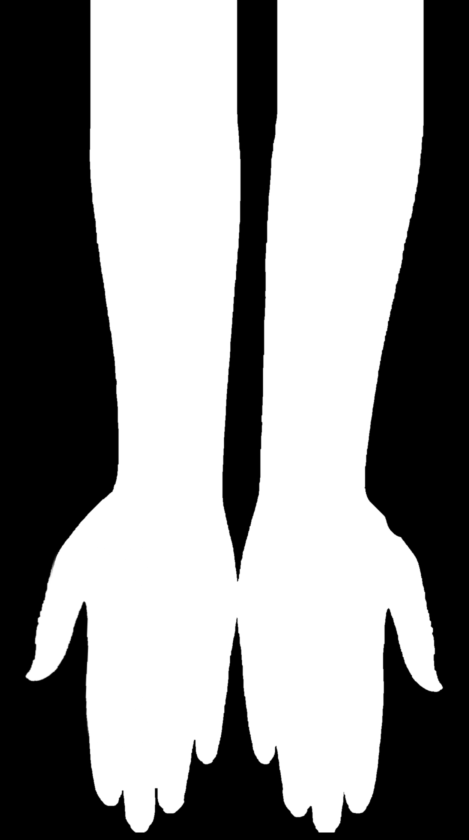
#> input picture assets/tryon-source/mask.png, 938 x 1680 px, given in place of back-trail_stain.png, which was not available (shown at 1/2 size)
$ python bare_back.py
#> lines starting #> are read from the running program, lines starting #| are printed output that depends on the picture; after the words box and inside, x2 and y2 are one past the last pixel; in counts of white or black regions, pixels touching at a corner belong together
# Bare back-of-hand texture for the 3D model, made from a finished back view by painting the henna out (no Codex).
#   python scripts/model3d/bare_back.py [source_key]
import pathlib, sys
import cv2
import numpy as np
ROOT = pathlib.Path(__file__).resolve().parents[2]
src = sys.argv[1] if len(sys.argv) > 1 else "trail_stain"
img = cv2.imread(str(ROOT / f"scripts/out/model3d/back-{src}.png"))
#> img is the input picture: shape (1680, 938, 3); min 0, max 255, mean 145.4
hsv = cv2.cvtColor(img, cv2.COLOR_BGR2HSV).astype(np.float32)
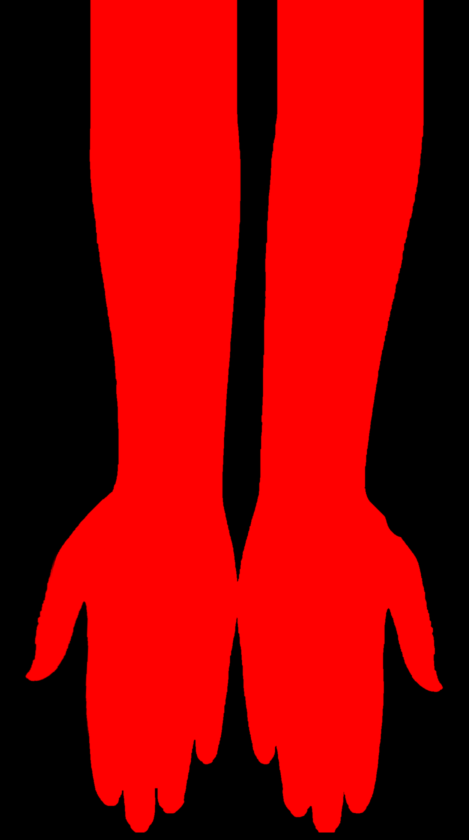
#> hsv: shape (1680, 938, 3) float32 (shown at 1/2 size); mean B, G, R 0, 0, 145.9
lab = cv2.cvtColor(img, cv2.COLOR_BGR2LAB).astype(np.float32)
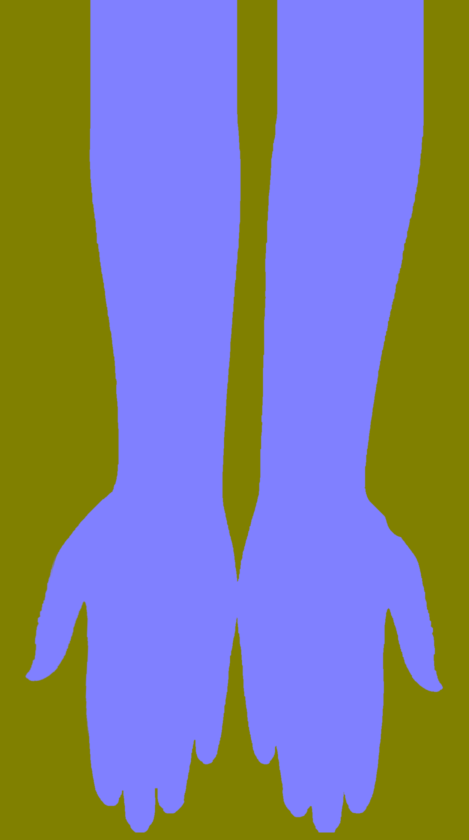
#> lab: shape (1680, 938, 3) float32 (shown at 1/2 size); mean B, G, R 146, 128, 128
# skin: light, moderately saturated; henna: darker and/or much more saturated red-brown. Nails (pink, light) stay.
L, Sat = lab[..., 0], hsv[..., 1]
#> Sat: shape (1680, 938) float32; every value is 0
mask = cv2.flip(cv2.imread(str(ROOT / "assets/tryon-source/mask.png"), 0), 1) > 127
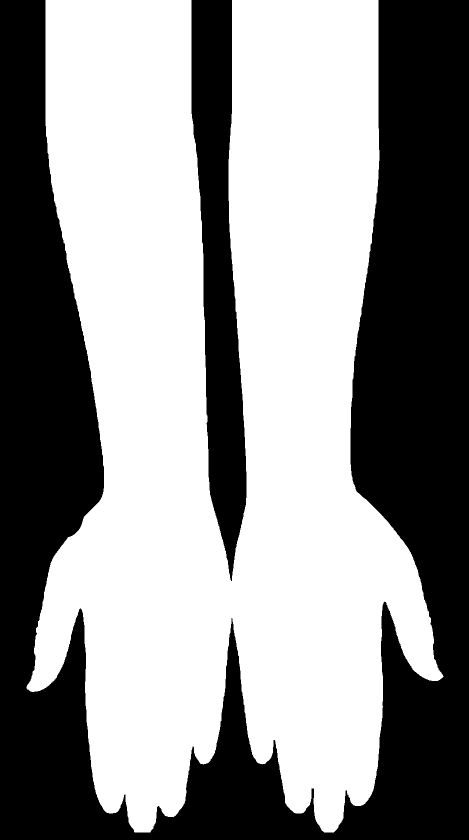
#> mask: shape (1680, 938) bool (shown at 1/2 size); 57% white; 2 black regions, box (x1, y1, x2, y2) and area: (0, 0, 938, 1680) 602757, (383, 0, 493, 1162) 74766
inner = cv2.erode(mask.astype(np.uint8), np.ones((15, 15), np.uint8)) > 0
#> inner: shape (1680, 938) bool; 52.9% white; 2 black regions, box (x1, y1, x2, y2) and area: (0, 0, 938, 1680) 649273, (376, 0, 500, 1169) 92230
skinL = np.median(L[inner & (Sat < 175)])
#> skinL = 255
# henna: clearly darker than skin or strongly saturated red-brown; pale pink nails are kept
henna = mask & ((L < skinL - 14) | (Sat > 168))
#> henna: shape (1680, 938) bool; 8.8% white; 52 white regions (32 under 20 px), largest, box (x1, y1, x2, y2) and area: (91, 0, 238, 1042) 66751, (468, 0, 556, 1164) 61954, (160, 1202, 248, 1627) 2491
henna = cv2.dilate(henna.astype(np.uint8), np.ones((5, 5), np.uint8), iterations=3)
#> henna: shape (1680, 938); values 0 (black) and 1 (white), 12.8% white; 15 white regions, largest, box (x1, y1, x2, y2) and area: (85, 0, 244, 1048) 81085, (462, 0, 562, 1170) 76947, (47, 1196, 254, 1633) 14147
henna = cv2.morphologyEx(henna, cv2.MORPH_CLOSE, np.ones((21, 21), np.uint8))
#> henna: shape (1680, 938); values 0 (black) and 1 (white), 12.9% white; 11 white regions, largest, box (x1, y1, x2, y2) and area: (85, 0, 244, 1048) 81093, (462, 0, 562, 1170) 76949, (47, 1196, 254, 1633) 15071
# smooth skin field from the henna-free skin around it (normalized convolution), a few sizes so small gaps keep
# local colour and big motifs get the broad tone
keep = ((henna == 0) & mask).astype(np.float32)
#> keep: shape (1680, 938) float32; values 0 (black) and 1 (white), 45.9% white; 2 white regions, box (x1, y1, x2, y2) and area: (63, 0, 868, 1665) 719475, (457, 0, 474, 535) 4288
f = img.astype(np.float32)
num = cv2.GaussianBlur(f * keep[..., None], (0, 0), 22)
den = cv2.GaussianBlur(keep, (0, 0), 22)
num2 = cv2.GaussianBlur(f * keep[..., None], (0, 0), 70)
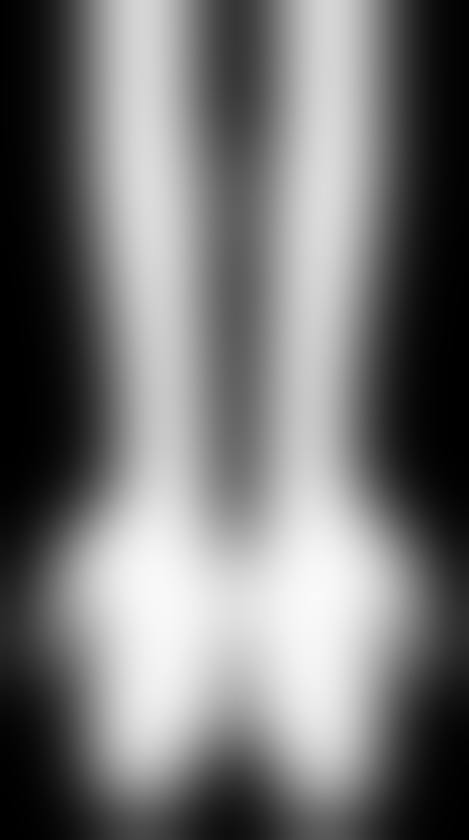
#> num2: shape (1680, 938, 3) float32 (shown at 1/2 size); min 0.142, max 249.4, mean 117.1
den2 = cv2.GaussianBlur(keep, (0, 0), 70)
fill = np.where((den > 0.08)[..., None], num / np.maximum(den, 1e-6)[..., None], num2 / np.maximum(den2, 1e-6)[..., None])
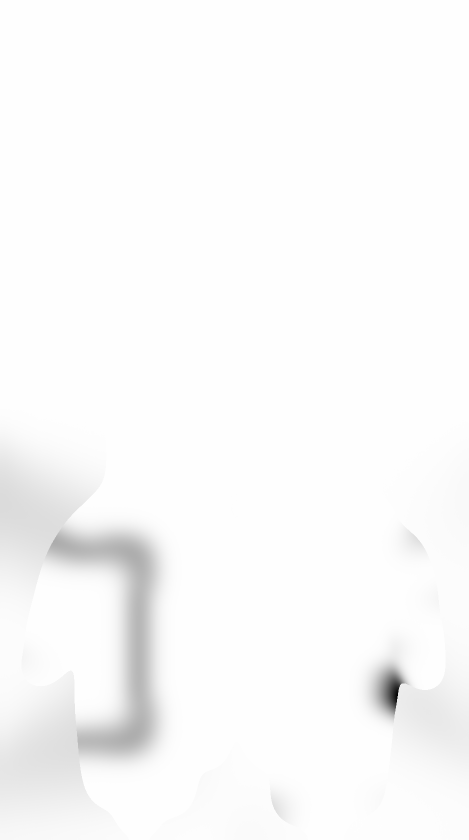
#> fill: shape (1680, 938, 3) float32 (shown at 1/2 size); min 254.7, max 255, mean 255; drawn with min black and max white
wsum = (den2 > 1e-4).astype(np.float32)
#> wsum: shape (1680, 938) float32; every value is 1
fill[wsum == 0] = np.median(f[keep > 0], 0)
a = cv2.GaussianBlur(henna.astype(np.float32), (0, 0), 4)[..., None]
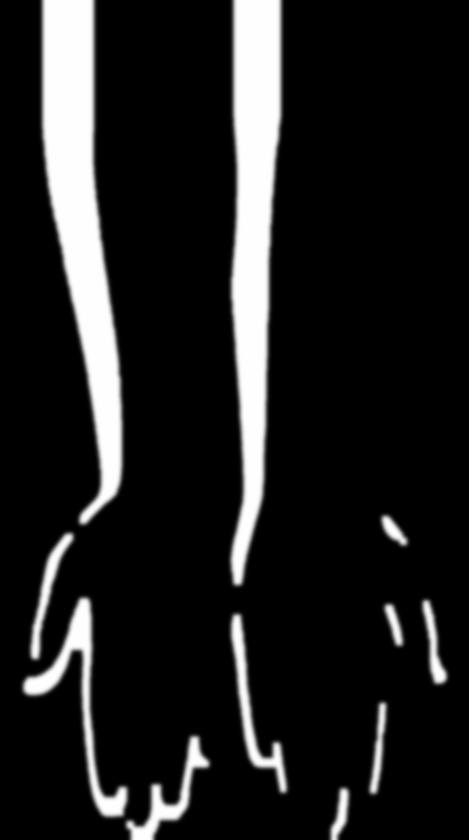
#> a: shape (1680, 938, 1) float32 (shown at 1/2 size); min 0, max 1, mean 0.129
out = (img * (1 - a) + fill * a).astype(np.uint8)
cv2.imwrite(str(ROOT / "scripts/out/model3d/back-bare.png"), out)
cv2.imwrite(str(ROOT / "public/tryon/model/back-bare.jpg"), out, [cv2.IMWRITE_JPEG_QUALITY, 88])
cv2.imwrite(str(ROOT / "scripts/out/model3d/bare-check.jpg"), cv2.resize(np.hstack([img, out]), None, fx=0.4, fy=0.4))
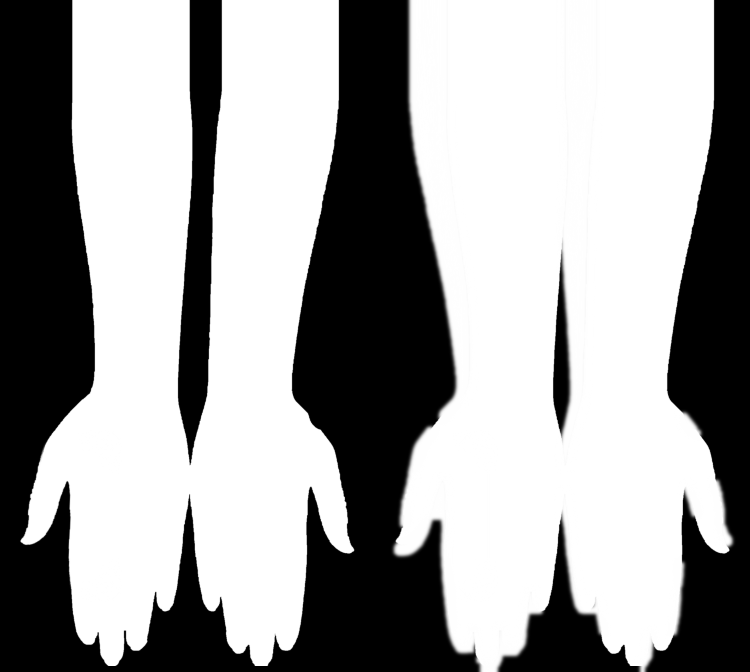
#> saved as bare-check.jpg: shape (672, 750, 3); min 0, max 255, mean 158.4
print("ok", skinL)
#| ok 255.0
